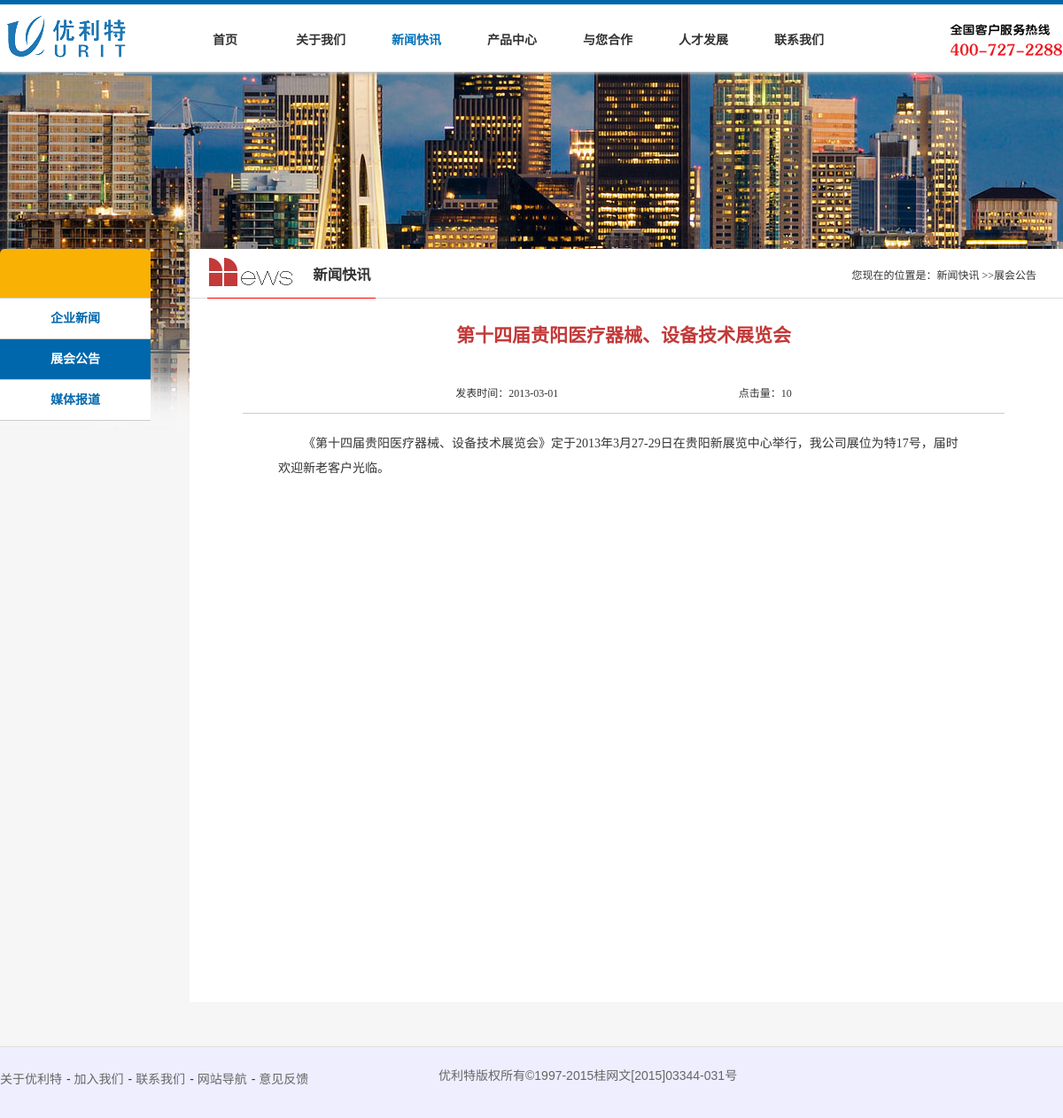
Before: /News/newView2.php?id=9 with the older database file.
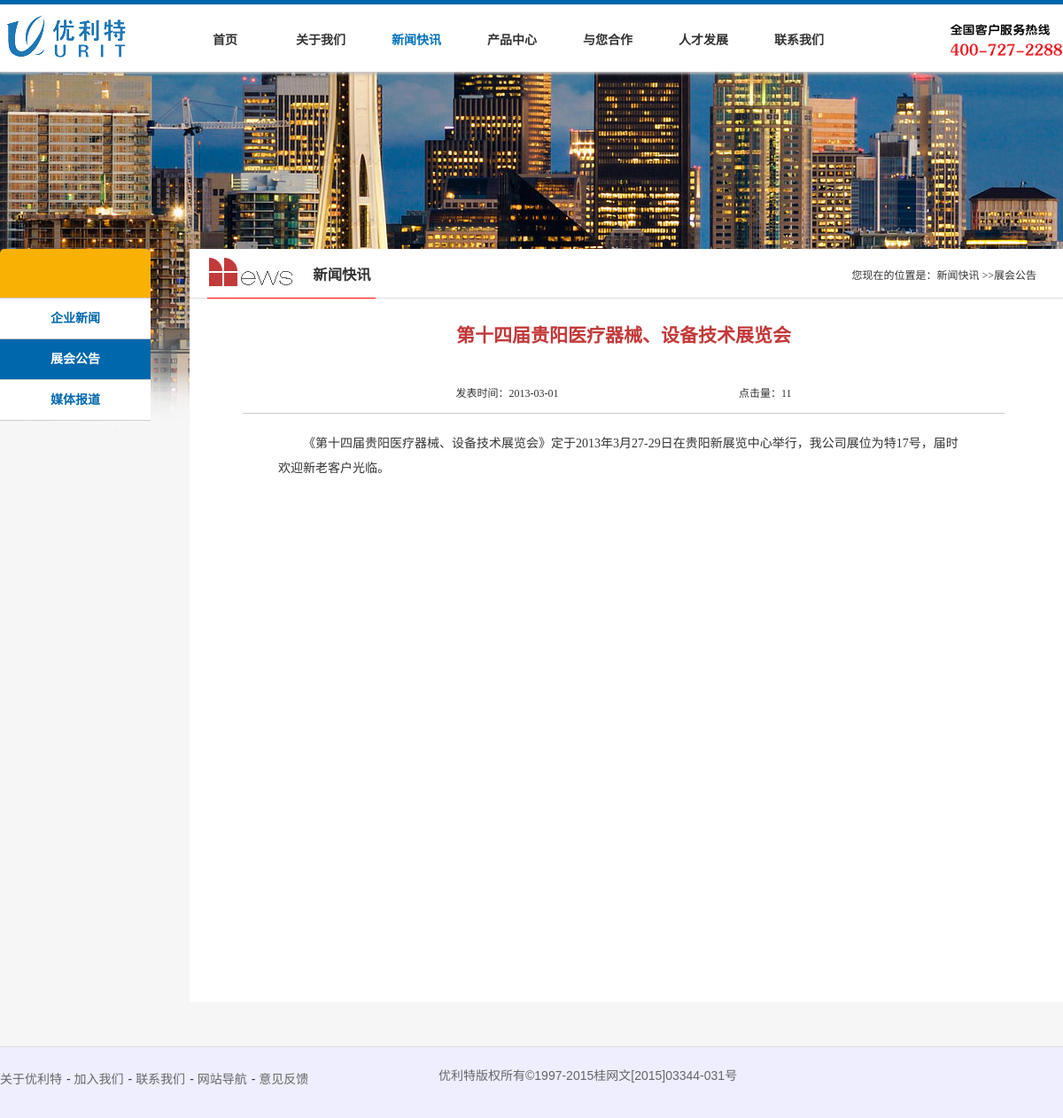
After: the same page with the newer database file.
### tables this page shows
CREATE TABLE IF NOT EXISTS `new2` (
  `id` int(11) NOT NULL AUTO_INCREMENT,
  `title` varchar(100) NOT NULL,
  `dates` date NOT NULL,
  `content` text NOT NULL,
  `click` int(11) NOT NULL,
  PRIMARY KEY (`id`)
);

### News/newView2.php (the view, shortened to what this page needs)
<!DOCTYPE html>
<html lang="zh-CN">
<head>
	<link rel="stylesheet" media="all" type="text/css" href="../styles/layout.css">
	<link rel="stylesheet" media="all" type="text/css" href="../styles/news.css">
</head>
<body>
	<div id="content" class="newsbg">
		<div class="container">
			<div class="main">
				<div class="title">
					<div class="news-title-choose title-choose">
						<h3><img src="../images/12_03.png" alt="news">新闻快讯</h3>
					</div>
					<span class="position">您现在的位置是：<span class="position1">新闻快讯</span> &gt;&gt;<span class="position2">展会公告</span></span>
				</div>
					<div class="news-box maintext view1">
						<?php
						if(!empty($_GET['id'])){
							$sql = "SELECT * FROM `new2` WHERE `id`='".$_GET['id']."'";
							$query = mysql_query($sql);
							$rs = mysql_fetch_array($query);
						}
					?>
						<h2><?php echo $rs['title'] ?></h2>
						<p class="newstime">
							<span>发表时间：<?php echo $rs['dates'] ?></span>
							<span>点击量：<?php echo $rs['click'] ?></span>
						</p>
						<div class="newsview">
							<?php echo $rs['content'] ?>
					</div>
					</div>
			</div>
		</div>
	</div>
</body>
</html>

Changed rows visible on the page:
changed new2 "第十四届贵阳医疗器械、设备技术展览会": click "10" → "11"
